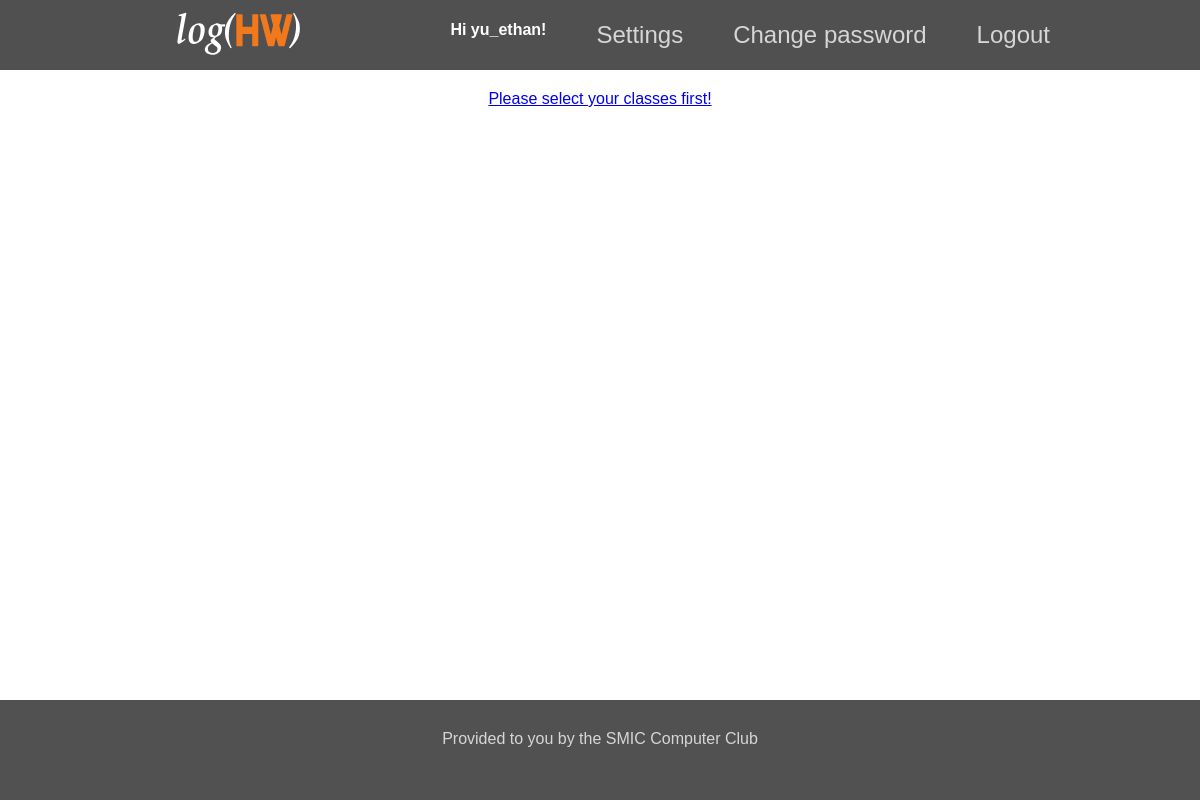
The app's page / (signed in), older data.
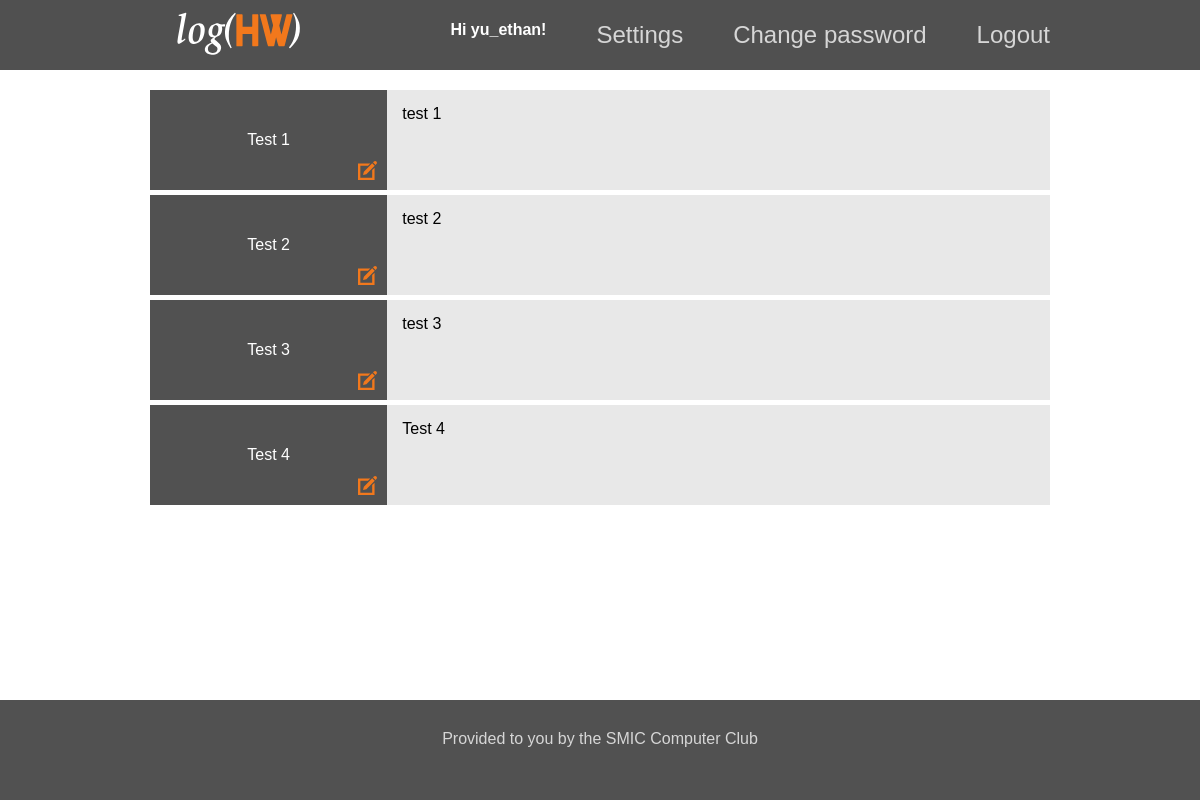
The same page, newer data.
### log/models.py (models this page shows, shortened)
class Course(models.Model):
    course_name = models.CharField(max_length=50)
    period = models.IntegerField(default=1) #unused
    code = models.CharField(max_length=9, default="")
    students = models.ManyToManyField(User, related_name='courses_joined', blank=True) #creates relationship between the user and course
    hw = models.TextField(max_length=200, blank=True)

### log/views.py (the view)
# urls.py: 2. Add a URL to urlpatterns:  url(r'^$', views.home, name='home')
def home(request): #index page
    return render(request,'index.html')

### log/templates/index.html (shortened to what this page needs)
{% extends 'base.html' %}
{% block content %}
  <div class="index-main">
    {% if user.is_authenticated %}
      {% if user.courses_joined.count > 0 %}
          {% for course in user.courses_joined.all %}
            {% if course.course_name == "None" %}
            {% else %}
                    <a href="{% url 'log:detail' course.id %}">{% load static %}<img src="{% static 'log/images/edit-icon.svg' %}" class='edit-icon'/></a>
            {% endif %}
          {% endfor %}
        <div class="log-container">
          {% for course in user.courses_joined.all %}
            {% if course.course_name == "None" %}
            {% else %}
              <div class="log-container-row">
                <div class="course-name-box"> {{course.course_name}}
                  <a href="{% url 'log:detail' course.id %}">
                    {% load static %}<img src="{% static 'log/images/edit-icon.svg' %}" class="edit-icon"/></a>
                </div>
                <div class="hw-box"> {{course.hw}}</div>
              </div>
            {% endif %}
          {% endfor %}
        </div>
      {% else %}
        <a href = "{% url 'configure' %}">Please select your classes first!</a>
      {% endif %}
    {% endif %}
  </div>
{% endblock content %}

Row changes from the older to the newer data that the page shows:
added Course: course_name "Test 1", hw "test 1"
added Course: course_name "Test 2", hw "test 2"
added Course: course_name "Test 3", hw "test 3"
added Course: course_name "Test 4", hw "Test 4"
Text that changed along with them:
text no longer shown: "Please select your classes first!"
